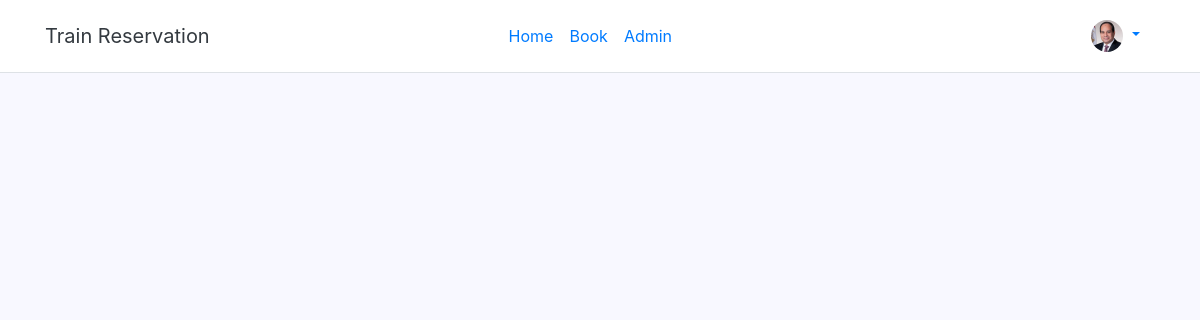
The app's page / (signed in), older data.
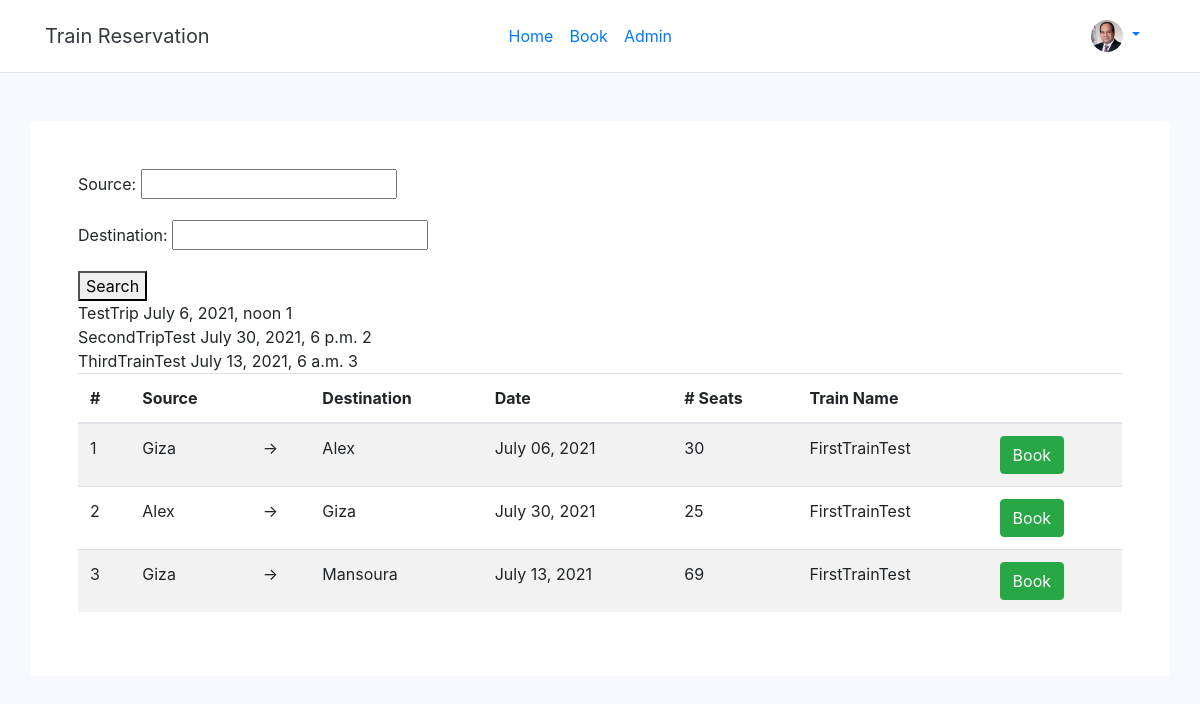
The same page, newer data.
### trips/models.py (models this page shows, shortened)
class Trip(models.Model):
    Trip_name = models.CharField(max_length=20)
    trip_id = models.AutoField(primary_key=True)
    train_id = models.ForeignKey(Train, on_delete=models.CASCADE)
    source = models.CharField(max_length=30)
    destination = models.CharField(max_length=30)
    reserved_seats = models.IntegerField(default=0)
    date_time = models.DateTimeField()

class Train(models.Model):
    Train_name = models.CharField(max_length=20)
    train_id = models.AutoField(primary_key=True)
    maxSeats = models.IntegerField(default=100)

### trips/views.py (the view)
# urls.py: 2. Add a URL to urlpatterns:  path('', views.home, name='home')
def home(request):
    f = BookFilter(request.GET, queryset=Trip.objects.all())
    context = {
        'trips': Trip.objects.all(),
        'filter': f
    }
    return render(request, 'trips/home.html', context)

### trips/templates/trips/home.html
{% extends "trips/base.html" %}
{% block content %}
{% if trips %}
<div class="container rounded bg-white mt-5 p-5 table-responsive">
    <form method="get">
        {{ filter.form.as_p }}
        <button type="submit">Search</button>
    </form>
    {% for obj in filter.qs %}
        {{obj.Trip_name}}
        {{obj.date_time}}
        {{obj.trip_id}}
        <br />
    {% endfor %}
    <table class="table table-striped">
    <thead>
        <th scope="col">#</th>
        <th scope="col">Source</th>
        <th scope="col"></th>
        <th scope="col">Destination</th>
        <th scope="col">Date</th>
        <th scope="col"># Seats</th>
        <th scope="col">Train Name</th>
        <th scope="col"></th>
    </thead>
    <tbody>
{% for trip in trips %}
<tr>
    <td>{{ trip.trip_id }}</td>
    <td>{{ trip.source }}</td>
    <td>→</td>
    <td>{{ trip.destination }}</td>
    <td>{{ trip.date_time|date:"F d, Y" }}</td>
    <td>{{ trip.reserved_seats }}</td>
    <td>{{ trip.train_id.Train_name }}</td>
    <td><button type="button" class="btn btn-success">Book</button></td>
    </tr>
{% endfor %}
    </tbody>
</table>
</div>
{% endif %}
{% endblock content %}

### trips/templates/trips/base.html (shortened to what this page needs)
{% load static %}
<!DOCTYPE html>
<html>
<head>
    <link rel="stylesheet" href="https://maxcdn.bootstrapcdn.com/bootstrap/4.0.0/css/bootstrap.min.css"
>
</head>
<body>
      <header class="p-3 mb-3 border-bottom" style="background-color: white;">
        <div class="container">
          <div class="d-flex flex-wrap align-items-center justify-content-center justify-content-md-between">
            <a href="/" class="d-flex align-items-center mb-2 mb-md-0 text-dark text-decoration-none navbar-brand">
                Train Reservation
            </a>
            <ul class="nav col-12 col-md-auto mb-2 justify-content-center mb-md-0">
              <li><a href="{% url 'trainres-home' %}" class="nav-link px-2">Home</a></li>
              <li><a href="#" class="nav-link px-2">Book</a></li>
              {% if user.is_superuser %}
              <li><a href="{%  url 'admin:index' %}" class="nav-link px-2">Admin</a></li>
              {% endif %}
            </ul>
            <div class="col-md-2 text-end">
            {% if not user.is_authenticated %}
                    <a href="{% url 'users-login' %}" class="btn btn-outline-primary me-2">Login</a>
                    <a href="{% url 'users-register' %}" class="btn btn-primary">Sign-up</a>
            {% else %}
                <a href="#" class="float-right link-dark text-decoration-none dropdown-toggle" id="dropdownUser" data-toggle="dropdown" aria-expanded="false">
                    <img src="{% static 'users/default_avatar.png' %}" alt="profilePicture" width="32" height="32" class="rounded-circle">
                </a>
            {% endif %}
            </div>
            </div>
          </div>
      </header>
    {% block content %}
    {% endblock %}
</body>
</html>

### trips/templates/trips/base.html (style rules this page uses)
body { background-color: ghostwhite; }

Row changes from the older to the newer data that the page shows:
added Trip: Trip_name "TestTrip", date_time "July 6, 2021, noon", trip_id "1", source "Giza", destination "Alex", date_time "July 06, 2021", reserved_seats "30", train_id.Train_name "FirstTrainTest"
added Trip: Trip_name "SecondTripTest", date_time "July 30, 2021, 6 p.m.", trip_id "2", source "Alex", destination "Giza", date_time "July 30, 2021", reserved_seats "25", train_id.Train_name "FirstTrainTest"
added Trip: Trip_name "ThirdTrainTest", date_time "July 13, 2021, 6 a.m.", trip_id "3", source "Giza", destination "Mansoura", date_time "July 13, 2021", reserved_seats "69", train_id.Train_name "FirstTrainTest"
Text that changed along with them:
text now shown: "Source: Destination: Search # Source Destination Date # Seats Train Name"
